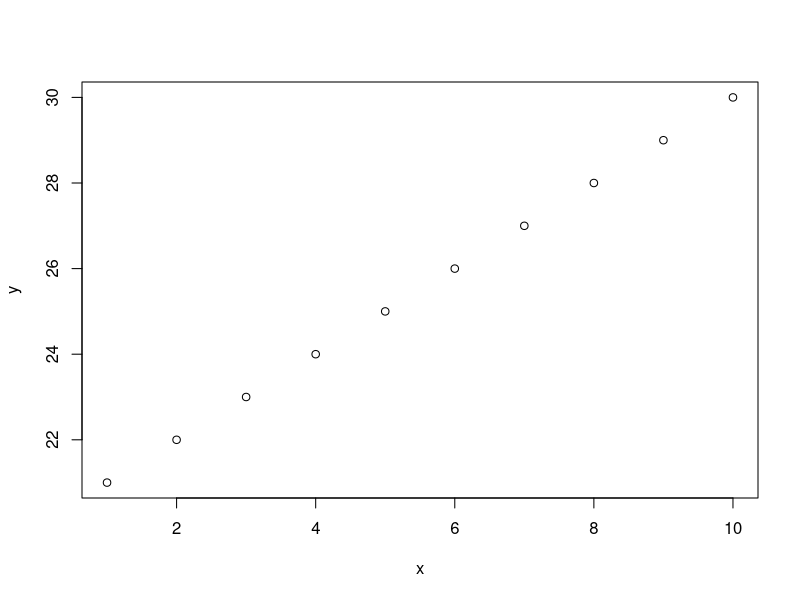
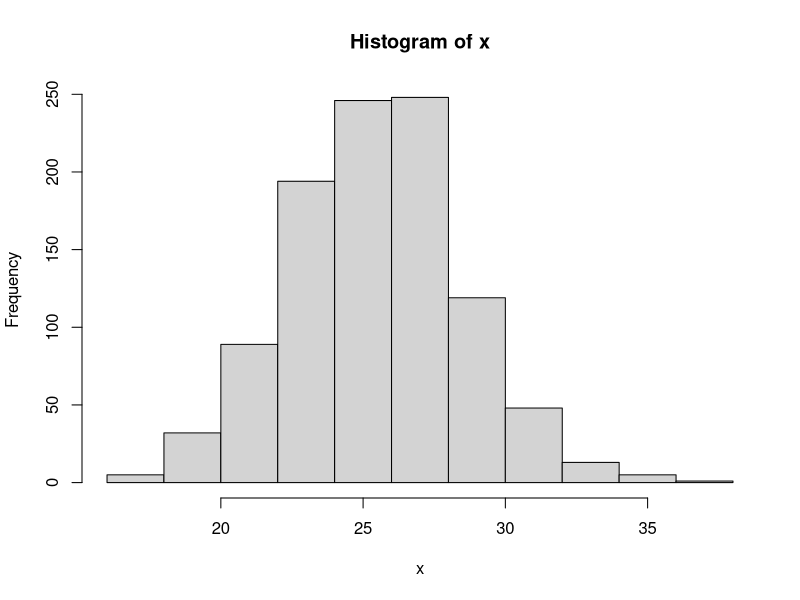
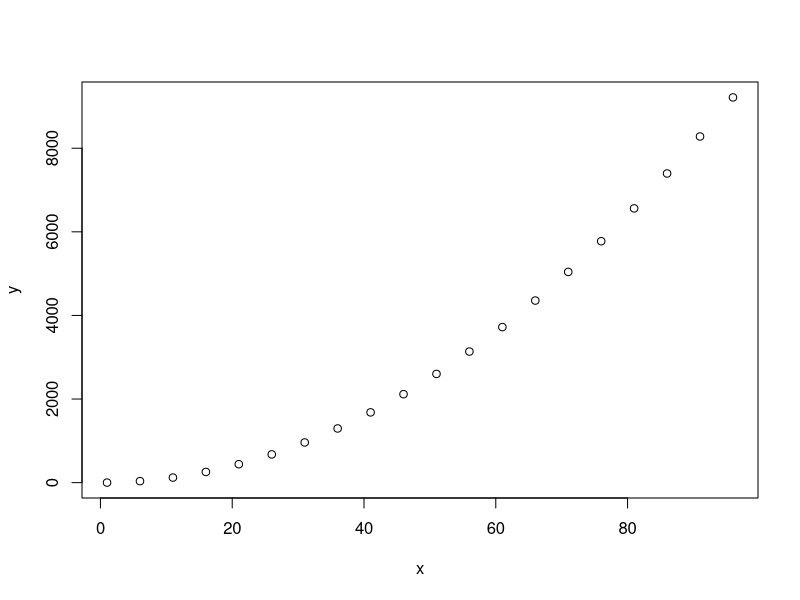
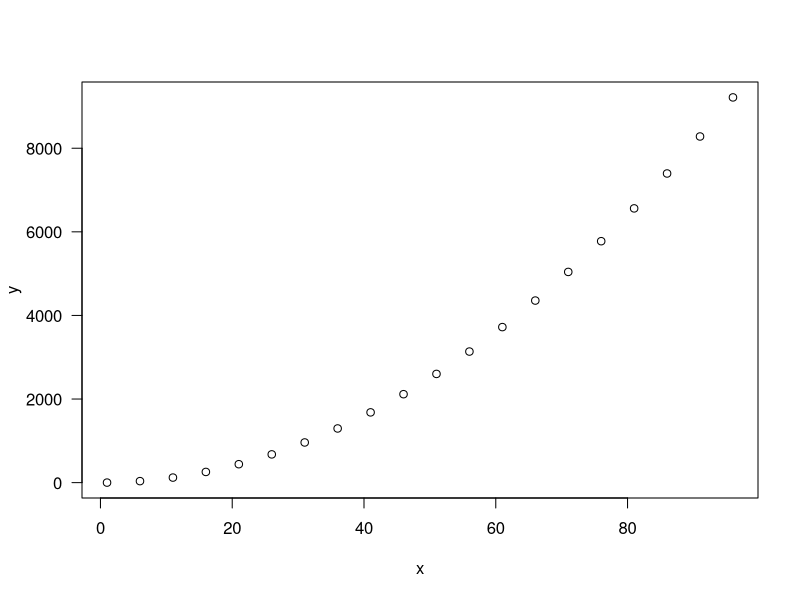
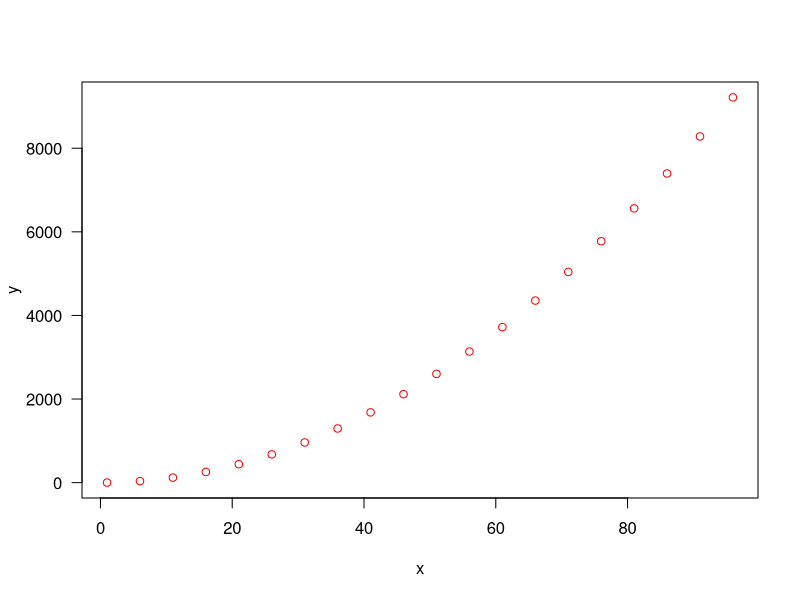
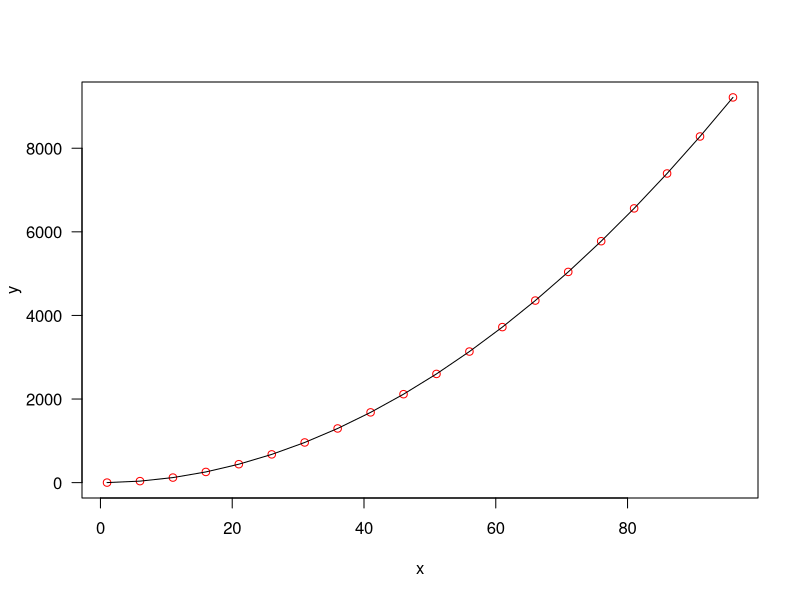
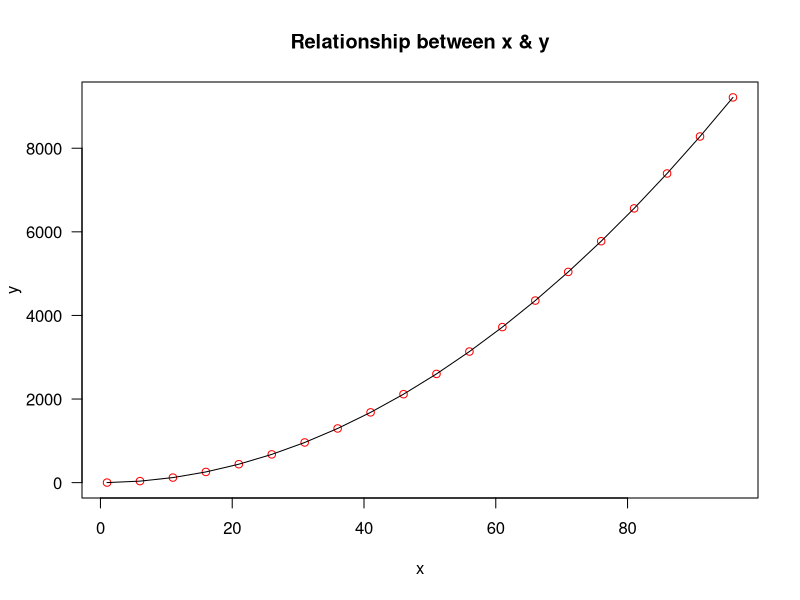
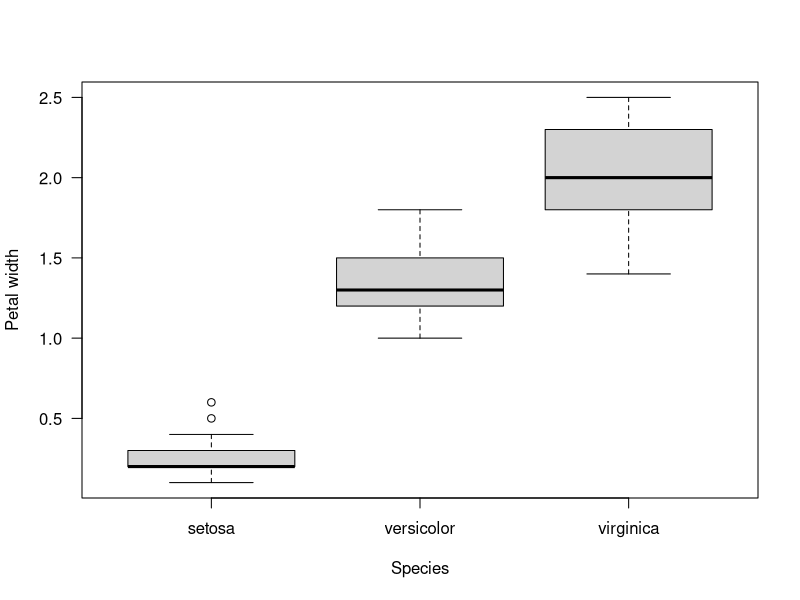

These figures' R source, in order:
## ---- chunk 1
# are the values equal?
2 == 2
# is the first value greater than the second?
5 > 10
# is the first value less than or equal to the second
9 <= 10
## ---- chunk 2
# create a character vector
myFactor <- c("male", "female", "male", "female", "female", "male")
# turn it into a factor
myFactor <- as.factor(myFactor)
# view the available levels
levels(myFactor)
## ---- chunk 3
x <- 1:10
y <- seq(from = 10, to = 100, by = 10)
## ---- chunk 4
length(x)
length(y)
## ---- chunk 5
x[5]
y[5]
## ---- chunk 6
x[3:5]
y[3:5]
## ---- chunk 7
x <- 1:5
y <- 20:24
## ---- chunk 8
# two vectors of different length
x <- 1:5
y <- c(10, 100)
# multiply them together
x*y
## ---- chunk 9
x <- 1:10
y <- 21:30
## ---- chunk 10
plot(x, y)
## ---- chunk 11
x <- rnorm(n = 1000, mean = 25.5, sd = 3)
## ---- chunk 12
hist(x)
## ---- chunk 13
x <- seq(from = 1,  to = 100, by = 5)
y <- x^2
## ---- chunk 14
plot(x, y)
## ---- chunk 15
plot(x, y, las = 1)
## ---- chunk 16
plot(x, y, las = 1, col = "red")
## ---- chunk 17
plot(x, y, las = 1, col = "red")
lines(x, y)
## ---- chunk 18
plot(x, y, las = 1, col = "red", main = "Relationship between x & y")
lines(x, y)
## ---- chunk 19
x <- 1:4
y <- 21:24
z <- cbind(x, y)
z
## ---- chunk 20
name <- c("Mario", "Luigi", "Link", "Zelda")
height <- c(155, 160, 180.3, 180.3)
age <- c(26, 24, 17, 19)
## ---- chunk 21
df <- data.frame(name, height, age)
df
## ---- chunk 22
boxplot(iris$Petal.Width ~ iris$Species, las = 1,
        ylab = "Petal width", xlab = "Species")
## ---- chunk 23
df <- data.frame(name = c("Mario", "Luigi", "Link", "Zelda"),
                 height = c(155, 160, 180.3, 180.3),
                 age = c(26, 24, 17, 19))
df
## ---- chunk 24
df2 <- read.csv("../sonic_data.csv", header = T)
df2
## ---- chunk 25
df <- data.frame(name = c("Mario", "Luigi", "Link", "Zelda"),
                 height = c(155, 160, 180.3, 180.3),
                 age = c(26, 24, 17, 19))
write.csv(df, "./nintendo.csv")
## ---- chunk 26
height <-  c(155, 160, 180.3, 180.3)
mean(height)
## ---- chunk 27
library("ggplot2")
## ---- chunk 28
data(package = "ggplot2")
